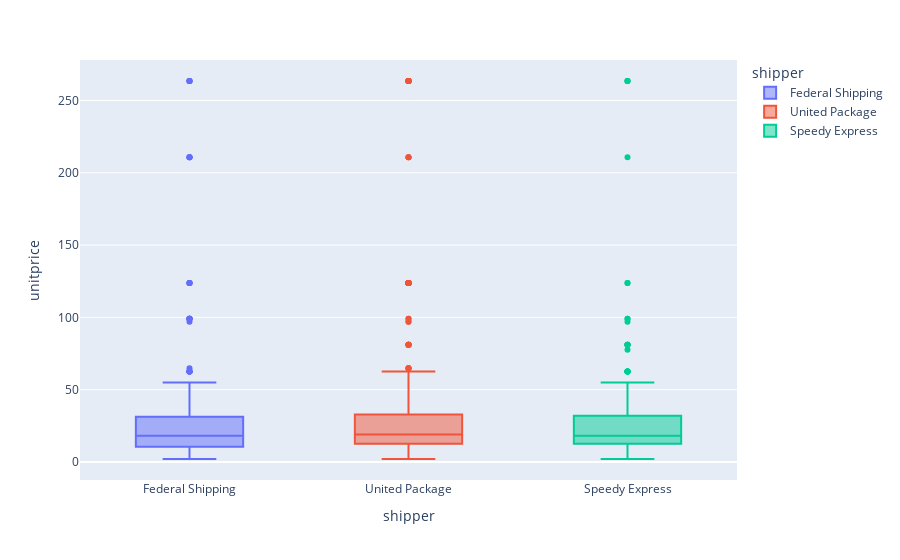

Source (notebook cell):
### Code cell
# ploty

px.box(data_frame=orders_df, x = 'shipper', y = 'unitprice',
       color= 'shipper')

### Figure 1 — Plotly figure (JSON) as saved in the notebook; plotly's stock layout.template omitted (floating-point values rounded to 4 significant figures; data arrays with more than 128 entries replaced by an {"elided": "..."} marker saying what was removed)
{"data": [{"alignmentgroup": "True", "hovertemplate": "shipper=%{x}<br>unitprice=%{y}<extra></extra>", "legendgroup": "Federal Shipping", "marker": {"color": "#636efa"}, "name": "Federal Shipping", "notched": false, "offsetgroup": "Federal Shipping", "orientation": "v", "showlegend": true, "type": "box", "x": {"elided": "645 str values"}, "x0": " ", "xaxis": "x", "y": {"elided": "645 float values"}, "y0": " ", "yaxis": "y"}, {"alignmentgroup": "True", "hovertemplate": "shipper=%{x}<br>unitprice=%{y}<extra></extra>", "legendgroup": "United Package", "marker": {"color": "#EF553B"}, "name": "United Package", "notched": false, "offsetgroup": "United Package", "orientation": "v", "showlegend": true, "type": "box", "x": {"elided": "864 str values"}, "x0": " ", "xaxis": "x", "y": {"elided": "864 float values"}, "y0": " ", "yaxis": "y"}, {"alignmentgroup": "True", "hovertemplate": "shipper=%{x}<br>unitprice=%{y}<extra></extra>", "legendgroup": "Speedy Express", "marker": {"color": "#00cc96"}, "name": "Speedy Express", "notched": false, "offsetgroup": "Speedy Express", "orientation": "v", "showlegend": true, "type": "box", "x": {"elided": "646 str values"}, "x0": " ", "xaxis": "x", "y": {"elided": "646 float values"}, "y0": " ", "yaxis": "y"}], "layout": {"boxmode": "overlay", "legend": {"title": {"text": "shipper"}, "tracegroupgap": 0}, "margin": {"t": 60}, "xaxis": {"anchor": "y", "categoryarray": ["Federal Shipping", "United Package", "Speedy Express"], "categoryorder": "array", "domain": [0, 1], "title": {"text": "shipper"}}, "yaxis": {"anchor": "x", "domain": [0, 1], "title": {"text": "unitprice"}}}}
